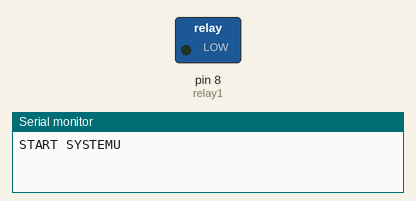
This sketch was run on a simulated Arduino Uno, built with avr-gcc and run on an emulated ATmega328P. Shown: switched loads named in the sketch (green lamp = pin HIGH), the last lines printed to the serial monitor. The local clock reads 2024-03-15 10:24:30 at power-on unless the sketch sets it.

Above: at 0.1 s.
At 40.1 s:
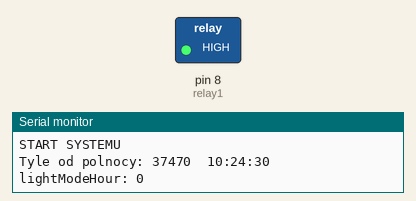
Timing chart, 0 to 41.6 s (numbered marks = the images above):
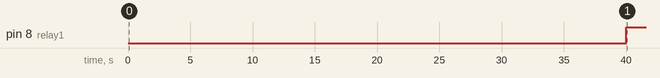

The sketch:

leddy_tube_rev0.ino
```cpp
#include "RTClib.h"
RTC_DS1307 rtc;
unsigned int nowHour;
unsigned int nowMinute;
unsigned int nowSec;
unsigned long timeNow;

byte lockRtc = 1;
byte lightModeHour = 0;  //tryb pracy wysyalny do funkcji
byte prevLightModeHour = 0;
byte lockModeStage = 0;  //żeby nie zmieniać bez potrzeby stanu cały czas
#define relay1 8


void setup() {
  Serial.begin(9600);
  Serial.println("START SYSTEMU");

  if (!rtc.begin()) {
    Serial.println("Couldn't find RTC");
    Serial.flush();
    while (1) delay(10);
  }

  if (!rtc.isrunning()) {
    Serial.println("RTC is NOT running, let's set the time!");
    lockRtc = 0;  //RTC zablokowane
    rtc.adjust(DateTime(F(__DATE__), F(__TIME__)));
  }

  // January 21, 2014 at 3am you would call:
  // rtc.adjust(DateTime(2014, 1, 21, 3, 0, 0));
  //rtc.adjust(DateTime(2023, 1, 28, 20, 16, 0));

  pinMode(relay1, OUTPUT);
}

void loop() {
  DateTime now = rtc.now();

  if (lockRtc == 1) {
    hourStage();
    if (prevLightModeHour != lightModeHour) {
      lockModeStage = 0;
    }
    if (lockModeStage == 0) {
      lockModeStage = 1;
      prevLightModeHour = lightModeHour;
      lightMode(lightModeHour);
    }
  }

  nowHour = now.hour();
  nowMinute = now.minute();
  nowSec = now.second();

  timeNow = (nowHour*(long)3600) + (nowMinute*60)+nowSec;  //tyle sekund minelo od polnocy
  Serial.print("Tyle od polnocy: ");
  Serial.print(timeNow);
  Serial.print("  ");
  Serial.print(nowHour);
  Serial.print(':');
  Serial.print(nowMinute);
  Serial.print(':');
  Serial.print(nowSec);
  Serial.print("   lightModeHour: ");
  Serial.println(lightModeHour);

}
void hourStage() {
  long startTime1;
  long startTime2;
  long startTime3;
  long startTime4;
  long stopTime1;
  long stopTime2;
  long stopTime3;
  long stopTime4;

  byte morningStartH = 7;
  byte morningStartM = 0;
  byte morningStopH = 8;
  byte morningStopM = 0;
  startTime1=morningStartH*(long)3600+morningStartM*60;
  stopTime1=morningStopH*(long)3600+morningStopM*60;

  byte afternoonStartH = 8;
  byte afternoonStartM = 0;
  byte afternoonStoptH = 15;
  byte afternoonStoptM = 0;
  startTime2=afternoonStartH*(long)3600+afternoonStartM*60;
  stopTime2=afternoonStoptH*(long)3600+afternoonStoptM*60;

  byte eveningStartH = 15;
  byte eveningStartM = 0;
  byte eveningStopH = 17;
  byte eveningStopM = 0;
  startTime3=eveningStartH*(long)3600+eveningStartM*60;
  stopTime3=eveningStopH*(long)3600+eveningStopM*60;

  byte nightStartH = 17;
  byte nightStartM = 0;
  byte nightStopH = 19;
  byte nightStopM = 0;
  startTime4=nightStartH*(long)3600+nightStartM*60;
  stopTime4=nightStopH*(long)3600+nightStopM*60;

  if (timeNow >= startTime1 && timeNow<= stopTime1) {
    lightModeHour = 1;
  } else if (timeNow >= startTime2 && timeNow<= stopTime2 ) {
    lightModeHour = 2;
  } else if (timeNow >= startTime3 && timeNow<= stopTime3 ) {
    lightModeHour = 3;
  } else if (timeNow >= startTime4 && timeNow<= stopTime4 ) {
    lightModeHour = 4;
  } else {
    lightModeHour = 0;
  }

}
void lightMode(byte mode) {
  digitalWrite(relay1, LOW);
  delay(20000);  //czekam zeby swietlowka zaczela od domyslnego
  switch (mode) {
    case 1:  //swiecenie poranne
      digitalWrite(relay1, HIGH);
      delay(1000);
      digitalWrite(relay1, LOW);
      delay(1000);
      digitalWrite(relay1, HIGH);
      break;
    case 2:  //swiecenie dzienne
      digitalWrite(relay1, HIGH);
      delay(1000);
      break;
    case 3:  //swiecenie wieczorne
      digitalWrite(relay1, HIGH);
      delay(1000);
      digitalWrite(relay1, LOW);
      delay(1000);
      digitalWrite(relay1, HIGH);
      break;
    case 4:  //swiecenie nocne
      digitalWrite(relay1, HIGH);
      delay(1000);
      digitalWrite(relay1, LOW);
      delay(1000);
      digitalWrite(relay1, HIGH);
      delay(1000);
      digitalWrite(relay1, LOW);
      delay(1000);
      digitalWrite(relay1, HIGH);
      delay(1000);
      break;
  }
}
```

Measured:
- by itself, pin 8 (relay1): LOW → HIGH at 40.0 s
